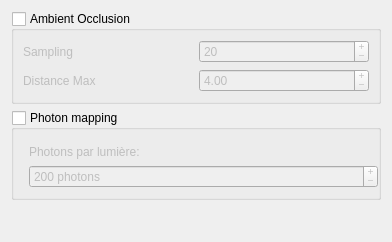
       <widget class="QWidget" name="page_3">
        <property name="geometry">
         <rect>
          <x>0</x>
          <y>0</y>
          <width>392</width>
          <height>242</height>
         </rect>
        </property>
        <attribute name="label">
         <string>Illumination globale</string>
        </attribute>
        <layout class="QGridLayout" name="gridLayout_18">
         <item row="0" column="0">
          <widget class="QWidget" name="widget_5" native="true">
           <layout class="QGridLayout" name="gridLayout_19">
            <property name="margin">
             <number>0</number>
            </property>
            <item row="2" column="0">
             <spacer name="verticalSpacer_5">
              <property name="orientation">
               <enum>Qt::Vertical</enum>
              </property>
              <property name="sizeHint" stdset="0">
               <size>
                <width>269</width>
                <height>298</height>
               </size>
              </property>
             </spacer>
            </item>
            <item row="0" column="0">
             <widget class="QGroupBox" name="_ambientOcclusion">
              <property name="title">
               <string>Ambient Occlusion</string>
              </property>
              <property name="checkable">
               <bool>true</bool>
              </property>
              <property name="checked">
               <bool>false</bool>
              </property>
              <layout class="QGridLayout" name="gridLayout_20">
               <item row="0" column="1">
                <widget class="QSpinBox" name="_ambientOcclusionSampling">
                 <property name="buttonSymbols">
                  <enum>QAbstractSpinBox::PlusMinus</enum>
                 </property>
                 <property name="minimum">
                  <number>1</number>
                 </property>
                 <property name="maximum">
                  <number>10000</number>
                 </property>
                 <property name="value">
                  <number>20</number>
                 </property>
                </widget>
               </item>
               <item row="0" column="0">
                <widget class="QLabel" name="label_15">
                 <property name="text">
                  <string>Sampling</string>
                 </property>
                </widget>
               </item>
               <item row="1" column="0">
                <widget class="QLabel" name="label_21">
                 <property name="text">
                  <string>Distance Max</string>
                 </property>
                </widget>
               </item>
               <item row="1" column="1">
                <widget class="QDoubleSpinBox" name="_ambientOcclusionMax">
                 <property name="buttonSymbols">
                  <enum>QAbstractSpinBox::PlusMinus</enum>
                 </property>
                 <property name="minimum">
                  <double>0.010000000000000</double>
                 </property>
                 <property name="maximum">
                  <double>1000000000.000000000000000</double>
                 </property>
                 <property name="value">
                  <double>4.000000000000000</double>
                 </property>
                </widget>
               </item>
              </layout>
             </widget>
            </item>
            <item row="1" column="0">
             <widget class="QGroupBox" name="_photonMapping">
              <property name="title">
               <string>Photon mapping</string>
              </property>
              <property name="checkable">
               <bool>true</bool>
              </property>
              <property name="checked">
               <bool>false</bool>
              </property>
              <layout class="QGridLayout" name="gridLayout_21">
               <property name="leftMargin">
                <number>15</number>
               </property>
               <property name="topMargin">
                <number>15</number>
               </property>
               <property name="rightMargin">
                <number>0</number>
               </property>
               <item row="1" column="1">
                <widget class="QSpinBox" name="_photonMappingValue">
                 <property name="buttonSymbols">
                  <enum>QAbstractSpinBox::PlusMinus</enum>
                 </property>
                 <property name="suffix">
                  <string> photons</string>
                 </property>
                 <property name="minimum">
                  <number>1</number>
                 </property>
                 <property name="maximum">
                  <number>1000000</number>
                 </property>
                 <property name="value">
                  <number>200</number>
                 </property>
                </widget>
               </item>
               <item row="0" column="1">
                <widget class="QLabel" name="label_16">
                 <property name="text">
                  <string>Photons par lumière:</string>
                 </property>
                </widget>
               </item>
              </layout>
             </widget>
            </item>
           </layout>
          </widget>
         </item>
        </layout>
       </widget>
